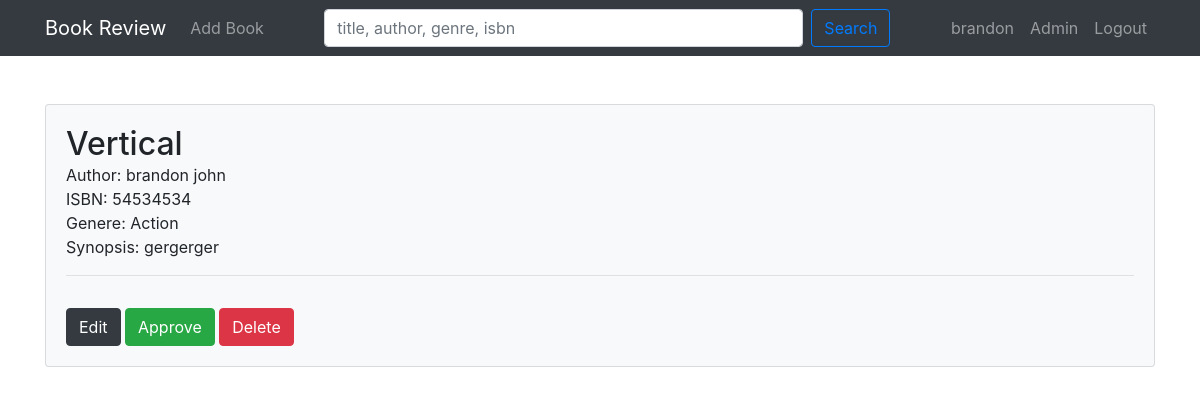
Page /books/viewBook/388 (signed in) on the committed database.
### tables this page shows
CREATE TABLE `book` (
  `book_id` int(11) NOT NULL,
  `user_id` int(11) NOT NULL,
  `title` varchar(255) NOT NULL,
  `isbn` int(11) NOT NULL,
  `genre` varchar(255) NOT NULL,
  `synopsis` text NOT NULL,
  `is_published` tinyint(4) NOT NULL,
  `created_at` datetime NOT NULL DEFAULT current_timestamp()
);

### app/libraries/Core.php (called while the page is built, shortened)
<?php
    class Core {
        protected $currentMethod = 'index';
        public function __construct(){
            $url = $this->getUrl();
            if(file_exists('../app/controllers/' . ucwords($url[0]) . '.php')){
                unset($url[0]);
            }
            $this->currentController = new $this->currentController;
            if(isset($url[1])){
                if(method_exists($this->currentController, $url[1])){
                    $this->currentMethod = $url[1];
                    unset($url[1]);
                }
            }
            $this->params = $url ? array_values($url) : [];
            call_user_func_array([$this->currentController, $this->currentMethod], $this->params);
        }
        public function getURL(){
            if(isset($_GET['url'])){
                $url = rtrim($_GET['url'], '/');
                $url = filter_var($url, FILTER_SANITIZE_URL);
                $url = explode('/', $url);
                return $url;
            }
        }
    }

### public/index.php (called while the page is built, shortened)
<?php
    $init = new Core;

### app/libraries/Database.php (called while the page is built, shortened)
<?php
    class Database {
        private $host = DB_HOST;
        private $user = DB_USER;
        private $pass = DB_PASS;
        private $dbname = DB_NAME;
        private $dbh;
        private $stmt;
        public function __construct(){
            $dsn = 'mysql:host=' . $this->host . ';dbname=' . $this->dbname;
            $options = array(
                PDO::ATTR_PERSISTENT => true,
                PDO::ATTR_ERRMODE => PDO::ERRMODE_EXCEPTION
            );
            try{
                $this->dbh = new PDO($dsn, $this->user, $this->pass, $options);
            } catch(PDOException $e){
                $this->error = $e->getMessage();
                echo $this->error;
            }
        }
        public function query($sql){
            $this->stmt = $this->dbh->prepare($sql);
        }
        public function bind($param, $value, $type = null){
            if(is_null($type)){
                switch(true){
                    default:
                        $type = PDO::PARAM_STR;
                }
            }
        $this->stmt->bindValue($param, $value, $type);
        }
        public function execute(){
            return $this->stmt->execute();
        }
        public function resultSet(){
            $this->execute();
            return $this->stmt->fetchAll(PDO::FETCH_OBJ);
        }
        public function single(){
            $this->execute();
            return $this->stmt->fetch(PDO::FETCH_OBJ);
        }
    }

### app/models/Book.php (called while the page is built, shortened)
<?php
    class Book {
        private $db;
        public function __construct(){
            $this->db = new Database;
        }
        public function getAuthors(){
          $this->db->query('SELECT
                            CONCAT(author.fname, " ", author.lname) AS author,
                            fname,
                            lname,
                            book.book_id AS book_id
                            FROM book
                            INNER JOIN book_author
                            ON book.book_id = book_author.book_id
                            INNER JOIN author
                            ON book_author.author_id = author.author_id
                            ORDER BY author.lname
                          ');
          $results = $this->db->resultSet();
          return $results;
        }
        public function getBookById($id){
          $this->db->query('SELECT *
                            FROM book WHERE book_id = :id
          ');
          $this->db->bind(':id', $id);
          $row = $this->db->single();
          return $row;
        }
        public function getReviews($id){
          $this->db->query('SELECT *,
                            book.book_id as bookId,
                            user.user_id as userId,
                            review.review_id as reviewId,
                            book.title as bookTitle,
                            book.created_at as bookCreated,
                            review.created_at as reviewCreated,
                            review.is_published as reviewIsPublished
                            FROM review
                            LEFT JOIN book
                            ON review.book_id = book.book_id
                            LEFT JOIN user
                            ON review.user_id = user.user_id
                            WHERE review.is_published = 1
                            AND book.book_id = :id
                            GROUP BY review.review_id
                            ORDER BY review.created_at DESC
          ');
          $this->db->bind(':id', $id);
          $results = $this->db->resultSet();
          return $results;
        }
        public function getLikes(){
            $this->db->query('SELECT
                            review.review_id,
                            like_dislike.action AS action,
                            like_dislike.user_id AS likerId
                            FROM book
                            LEFT JOIN review
                            ON book.book_id = review.book_id
                            LEFT JOIN like_dislike
                            ON review.review_id = like_dislike.review_id
          ');
          $results = $this->db->resultSet();
          return $results;
        }
        public function getDislikes(){
          $this->db->query('SELECT
                            review.review_id,
                            like_dislike.action AS action,
                            like_dislike.user_id AS dislikerId
                            FROM book
                            LEFT JOIN review
                            ON book.book_id = review.book_id
                            LEFT JOIN like_dislike
                            ON review.review_id = like_dislike.review_id
                            -- WHERE book.book_id = :book_id
          ');
          $results = $this->db->resultSet();
          return $results;
        }
        public function getBookRating($id){
          $this->db->query('SELECT book.book_id, AVG(book_rating.rating) AS rating
                            FROM book
                            LEFT JOIN book_rating
                            ON book.book_id = book_rating.book_id
                            WHERE book.book_id = :book_id
          ');
          $this->db->bind(':book_id', $id);
          $results = $this->db->resultSet();
          return $results;
        }
  }

### app/helpers/session_helper.php (called while the page is built, shortened)
<?php
    function isAdmin(){
      if(isset($_SESSION['role']) && $_SESSION['role'] == 'admin'){
          return true;
      } else {
          return false;
      }
    }

### app/views/books/viewBook.php (the view, shortened to what this page needs)
<?php require APPROOT . '/views/inc/header.php' ?>
<div class="card card-body bg-light mt-5">
    <?php if($data['book']->is_published == true): ?>
    <div class="d-inline">
        <form action="<?php echo URLROOT; ?>/books/rateBook/<?php echo $data['book']->book_id; ?>" method="post">
            <h2 class="d-inline"><?php echo $data['book']->title; ?></h2>
            <div class="d-inline">
                <?php
                    foreach($data['book_rating'] as $r):
                            $actualRating = round($r->rating);
                            $count = 0;
                        foreach(range(1, 5) as $rating):
                            $count++;
                ?>
                            <button name="rating" type="submit" value="<?php
                            echo $rating;
                            ?>" class="btn btn-link p-0 <?php
                                if($count > $actualRating){
                                    echo 'text-secondary';
                                }
                            ?>"><i class="fa fa-star" data-index="<?php echo $rating; ?>"></i></button>
                <?php
                        endforeach;
                    endforeach;
                ?>
            </div>
        </form>
    <?php else: ?>
    <div class="d-inline">
        <h2 class="d-inline"><?php echo $data['book']->title; ?></h2>
    </div>
    <?php endif; ?>
        Author:
        <?php
            $authors = [];
            foreach($data['authors'] as $author){
                if($data['book']->book_id == $author->book_id){
                    $authors[] = $author->author;
                }
            }
            echo implode(", ", $authors);
        ?>
        <br>ISBN: <?php echo $data['book']->isbn; ?>
        <br>Genere: <?php echo $data['book']->genre; ?>
        <br>Synopsis: <?php echo $data['book']->synopsis; ?>
        <?php if(isAdmin() && $data['book']->is_published == false): ?>
        <hr>
        <div class="mt-3">
            <a href="<?php echo URLROOT; ?>/books/editBook/<?php echo $data['book']->book_id; ?>" class="btn btn-dark">Edit</a>
            <form  class="d-inline" action="<?php echo URLROOT; ?>/books/approveBook/<?php echo $data['book']->book_id; ?>" method="post">
                <input type="submit" value="Approve" class="btn btn-success">
            </form>
            <form  class="d-inline" action="<?php echo URLROOT; ?>/books/deleteBook/<?php echo $data['book']->book_id; ?>" method="post">
                <input type="submit" value="Delete" class="btn btn-danger">
            </form>
        </div>
    <?php endif; ?>
</div>
<?php require APPROOT . '/views/inc/footer.php' ?>

### public/css/style.css (style rules this page uses)
body { background: #ffffff; }

### rows in the picture
book: title "Vertical", isbn "54534534", genre "Action", synopsis "gergerger"

### other values in the picture
SITENAME "Book Review"
$_SESSION['user_name'] "brandon"
implode(", ", $authors) "brandon john"
